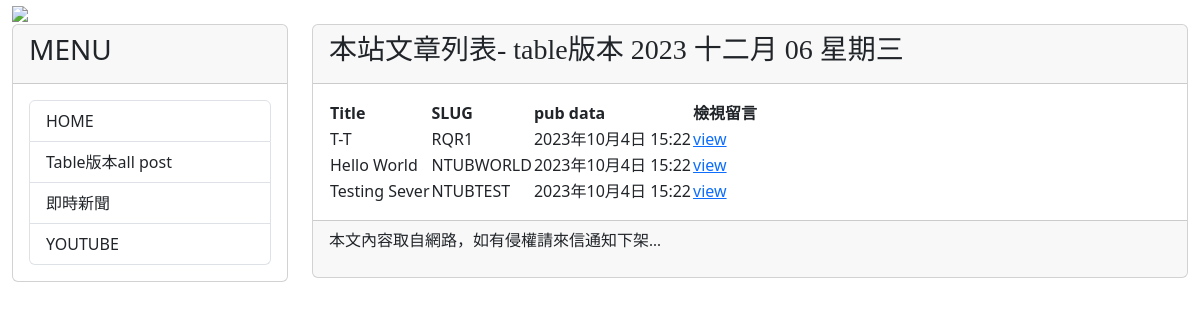
Page /post/ on the earlier database version.
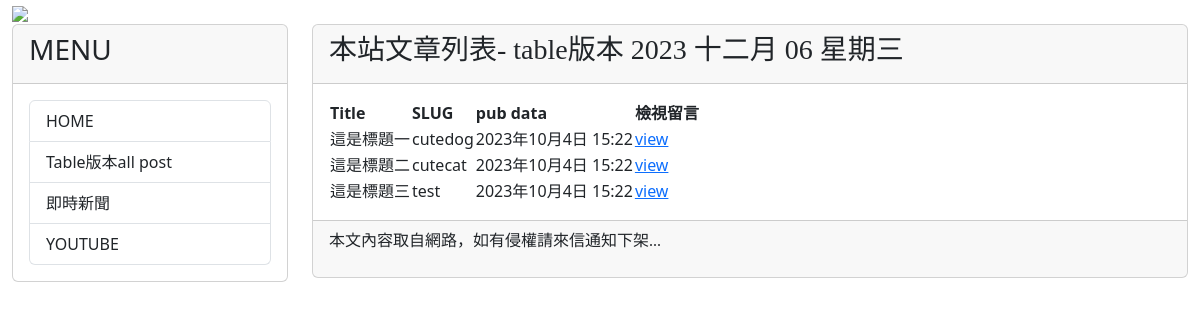
Same page on the later database version.
### mysite/models.py (models this page shows, shortened)
class Post(models.Model):
    title = models.CharField(max_length = 200)
    slug = models.CharField(max_length = 200)
    body = models.TextField()
    pub_date = models.DateTimeField(auto_now_add=True)
    class Meta:
        ordering = ('-pub_date', )

### mysite/views.py (the view)
# urls.py: path('post/', views.show_all_posts, name="show-all-posts"),
def show_all_posts(request):
    posts = Post.objects.all()
    return render(request, 'allposts.html', locals())

### mysite/templates/allposts.html (shortened to what this page needs)
{% extends "base2.html" %}
{% block headmessage %}
<h3 style='font-family:標楷體;'>本站文章列表- table版本</a>
    {% now 'Y M d D' %}
{% endblock headmessage %}
{% block content %}
{% for post in posts %}
{% if forloop.first %}
<table>
    <tr background="#cccccc">
        <th>Title</th>
        <th>SLUG</th>
        <th>pub data</th>
        <th>檢視留言</th>
    </tr>
{% endif %}
    <tr background='{% cycle "#ffccff" "#ccffcc" %}'>
        <td>{{ post.title }}</td>
        <td>{{ post.slug }}</td>
        <td>{{ post.pub_date }}</td>
        <td><a href="{% url 'show-comments' post.id %}">view</a></td>
    </tr>
{% if forloop.last %}
</table>
{% endif %}
{% endfor %}
{% endblock content %}

Differences in the rows shown:
changed Post: title "T-T" → "這是標題一"; slug "RQR1" → "cutedog"
changed Post: title "Hello World" → "這是標題二"; slug "NTUBWORLD" → "cutecat"
changed Post: title "Testing Sever" → "這是標題三"; slug "NTUBTEST" → "test"
